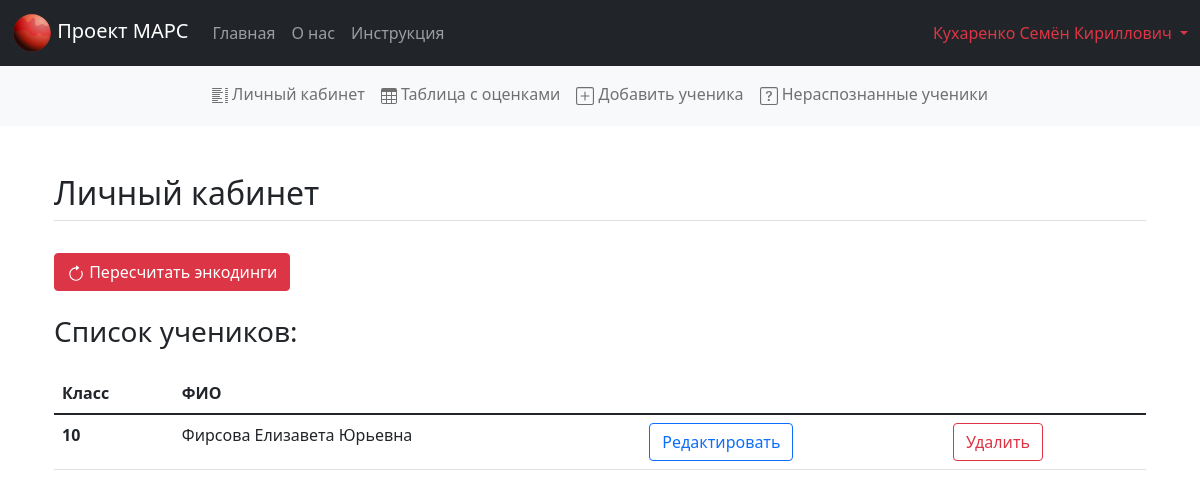
Before: /lk (signed in) with the older database file.
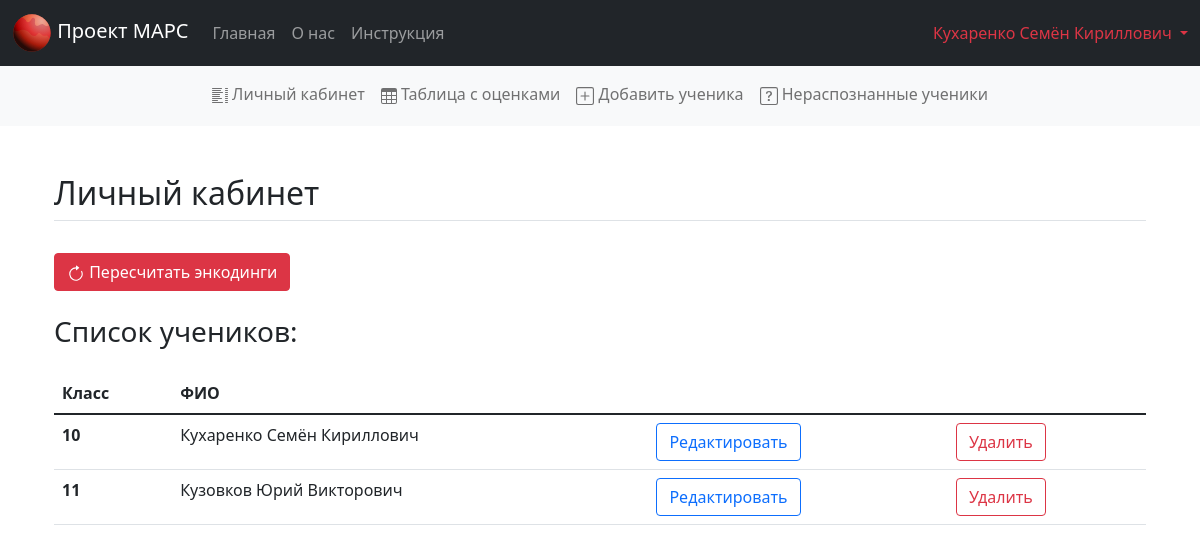
After: the same page with the newer database file.
### system.py (models this page shows, shortened)
class Teacher(db.Model):
    id = db.Column(db.Integer, primary_key=True)
    name = db.Column(db.String(50))
    login = db.Column(db.String(50), unique=True)
    psw = db.Column(db.String(500), unique=True)

class Student(db.Model):
    id = db.Column(db.Integer, primary_key=True)
    name = db.Column(db.String(50))
    grade = db.Column(db.Integer)
    teacher_id = db.Column(db.Integer, db.ForeignKey("teacher.id"))

### app.py (the view)
@app.route('/lk', methods=["POST", "GET"])
def lk():
    teacher_id = session.get('user_id')
    if teacher_id is None:
        return redirect('/error_no_access')
    g.update = session.get('is_success_upd')
    session['is_success_upd'] = None
    g.add = session.get('is_success_add')
    session['is_success_add'] = None
    g.delete = session.get('is_success_delete')
    session['is-success-delete'] = None
    if request.method == 'POST':
        update(teacher_id)
        session['is-success-upd'] = True
        return redirect('/lk')
    our_students = sorted(db.session.query(Student).filter_by(teacher_id=teacher_id).all(), key=(lambda x: (x.grade, x.name)))
    students_info = []
    for student in our_students:
        students_info.append([student.name, student.grade, 'lk/delete_student/student_id=' + str(student.id), 'lk/edit_student/student_id=' + str(student.id)])
    return render_template('lk.html', students_info=students_info)

### app.py (called while the page is built)
@app.before_request
def load_logged_in_user():
    session.permanent = True
    app.permanent_session_lifetime = timedelta(minutes=SESSION_DUR)
    teacher_id = session.get('user_id')
    if teacher_id is None:
        g.teacher_name = None
    else:
        g.teacher_name = db.session.get(Teacher, teacher_id).name

### templates/lk.html (shortened to what this page needs)
{% extends 'base.html' %}
{% block body %}
<div class="container px-4 py-5" id="body">
    <h2 class="pb-2 border-bottom">Личный кабинет</h2>
    <br>
    <form method="post">
        <button class="btn btn-danger" onclick="onClick(document.getElementById('body'))">
            <svg xmlns="http://www.w3.org/2000/svg" width="18" fill="currentColor" viewBox="0 0 16 16">
                <path fill-rule="evenodd" d="M8 3a5 5 0 1 0 4.546 2.914.5.5 0 0 1 .908-.417A6 6 0 1 1 8 2v1z"/>
                <path d="M8 4.466V.534a.25.25 0 0 1 .41-.192l2.36 1.966c.12.1.12.284 0 .384L8.41 4.658A.25.25 0 0 1 8 4.466z"/>
            </svg>
            Пересчитать энкодинги
        </button>
    </form>
    <br>
    <h3 class="pb-3">Список учеников:</h3>
    <table class="table">
        <thead>
        <tr>
            <th scope="col">Класс</th>
            <th scope="col">ФИО</th>
            <th scope="col"></th>
        </tr>
        </thead>
        <tbody>
            {% for student in students_info %}
            <tr>
                <th scope="row">{{ student[1] }}</th>
                <td>{{ student[0] }}</td>
                <td><a href={{ student[3] }}>
                    <button type="button" class="btn btn-outline-primary">Редактировать</button>
                </a></td>
                <td><a href={{ student[2] }}>
                    <button type="button" class="btn btn-outline-danger">Удалить</button>
                </a></td>
            </tr>
            {% endfor %}
        </tbody>
    </table>
</div>
{% endblock %}

### templates/base.html (shortened to what this page needs)
<!DOCTYPE html>
<html lang="en">
<head>
    <link href="{{url_for('static', filename = 'css/bootstrap.min.css')}}" rel="stylesheet">
</head>
<body>
<nav class="navbar navbar-expand-sm navbar-dark bg-dark" aria-label="navbar">
  <div class="container-fluid">
    <a class="navbar-brand" href="/">
      <img src="{{url_for('static', filename = 'img/project-mars-icon.svg')}}" width="40" height="40">
      Проект МАРС
    </a>
    <div class="collapse navbar-collapse">
      <ul class="navbar-nav me-auto mb-2 mb-sm-0">
        <li class="nav-item">
          <a class="nav-link" href="/">Главная</a>
        </li>
        <li class="nav-item">
          <a class="nav-link" href="/about">О нас</a>
        </li>
        <li class="nav-item">
          <a class="nav-link" href="/instruction">Инструкция</a>
        </li>
      </ul>
    </div>
    {% if g.teacher_name %}
    <div class="flex-shrink-0 dropdown">
        <a href="#" class="d-block text-decoration-none dropdown-toggle text-danger" id="dropdownUser2" data-bs-toggle="dropdown" aria-expanded="false">
          {{ g.teacher_name }}
        </a>
      </div>
    {% else %}
    <div class="col-md-3 text-end">
      <a href="/login"><button type="button" class="btn btn-outline-danger me-2">Вход</button></a>
      <a href="/register"><button type="button" class="btn btn-danger">Регистрация</button></a>
    </div>
    {% endif %}
  </div>
</nav>
  {% if g.teacher_name %}
    <nav class="navbar navbar-expand-sm navbar-light bg-light">
      <div class="collapse navbar-collapse" id="navbarsExample03">
        <ul class="navbar-nav me-auto mb-2 mb-sm-1" style="margin: auto;">
          <li class="nav-item">
            <a href="/lk" class="nav-link">
                Личный кабинет
            </a>
          </li>
          <li class="nav-item">
            <a href = "/lk/results/filter=-&0&0" class="nav-link">
              Таблица с оценками
            </a>
          </li>
          <li class="nav-item">
            <a href = "/lk/add_student" class="nav-link">
              Добавить ученика
            </a>
          </li>
          <li class="nav-item">
            <a href="/lk/undefined_students" class="nav-link">
              Нераспознанные ученики
          </a>
          </li>
        </ul>
    </div>
  </nav>
  {% endif %}
  {% block body %} {% endblock %}
</body>
</html>

Changed rows visible on the page:
changed Student: name "Фирсова Елизавета Юрьевна" → "Кухаренко Семён Кириллович"
added Student: grade "11", name "Кузовков Юрий Викторович"
